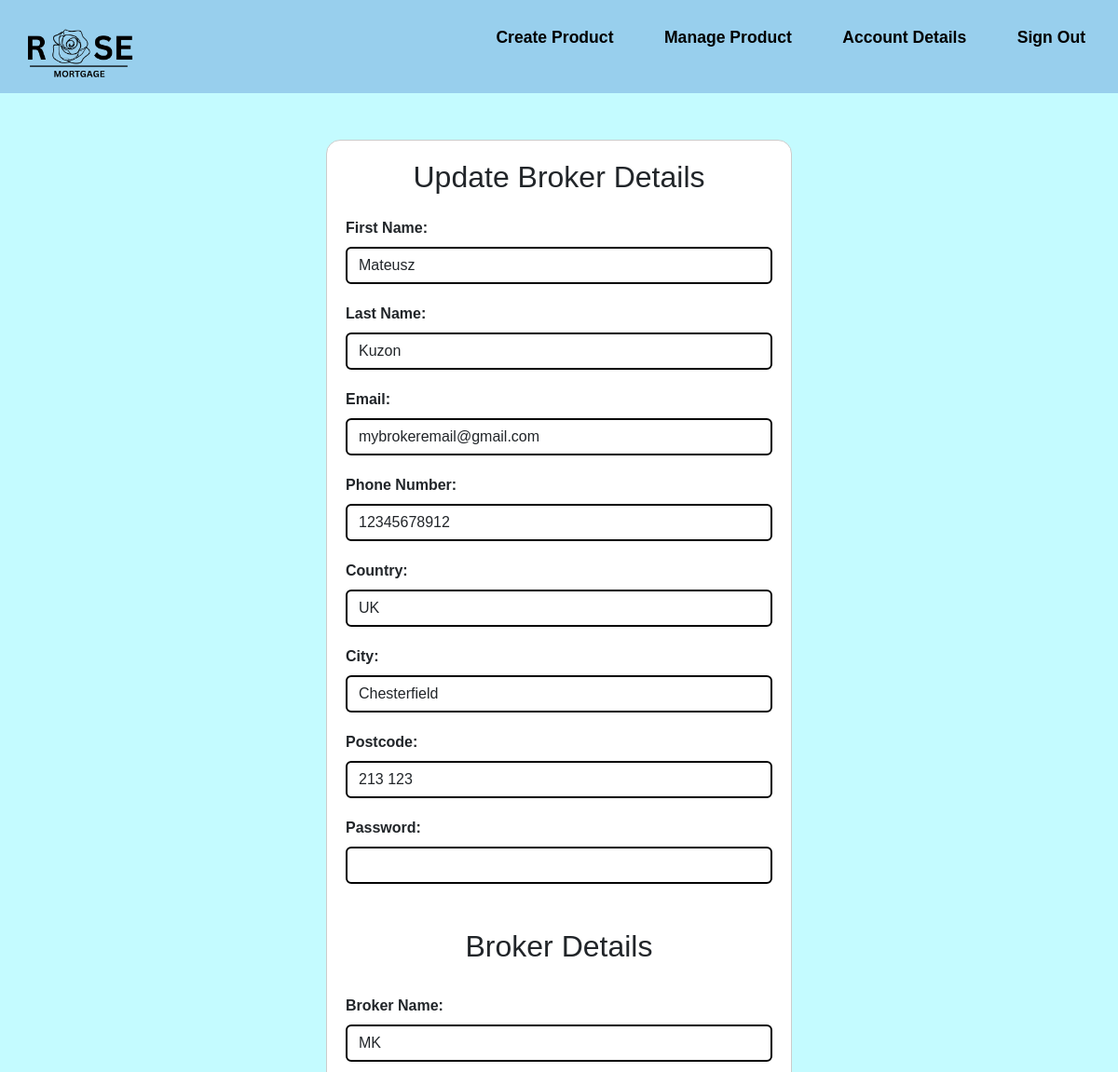
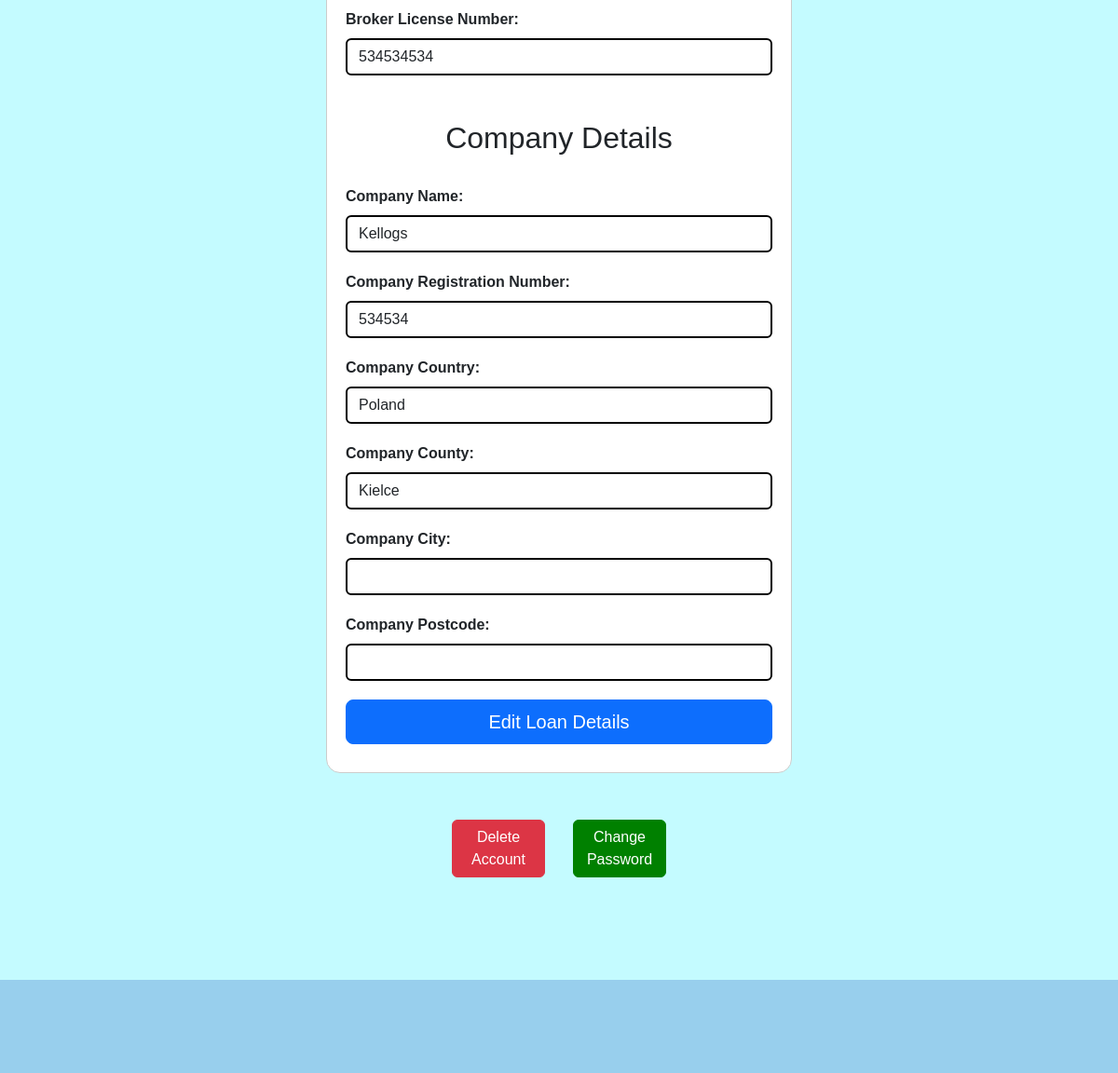
The app's page /broker-account-information.php (signed in) with its own data (2 pictures, top to bottom).
### tables this page shows
CREATE TABLE "Broker" (
	"Broker_ID"	INTEGER NOT NULL,
	"first_name"	TEXT NOT NULL,
	"last_name"	TEXT NOT NULL,
	"email"	TEXT NOT NULL,
	"phone_number"	INTEGER NOT NULL,
	"country"	TEXT NOT NULL,
	"city"	TEXT NOT NULL,
	"postcode"	TEXT NOT NULL,
	"password"	TEXT NOT NULL,
	"brokage_name"	TEXT NOT NULL,
	"broker_license_number"	INTEGER NOT NULL,
	"company_name"	TEXT NOT NULL,
	"company_registration_number"	INTEGER NOT NULL,
	"company_country"	TEXT NOT NULL,
	"company_county"	TEXT NOT NULL,
	"role"	INTEGER NOT NULL,
	"company_city"	TEXT,
	"company_postcode"	TEXT,
	PRIMARY KEY("Broker_ID" AUTOINCREMENT)
);

### broker-account-information.php (the view, shortened to what this page needs)
<?php
include 'connection.php';
$broker_id = $_SESSION['Broker_ID'];
$sql = "SELECT * FROM `Broker` WHERE Broker_ID = :broker_id";
$stmt = $db->prepare($sql);
$stmt->bindParam(':broker_id', $broker_id);
$stmt->execute();
$broker = $stmt->fetch(PDO::FETCH_ASSOC);
?>
<!DOCTYPE html>
<html lang="en">
<head>
    <link href="https://cdn.jsdelivr.net/npm/bootstrap@5.3.0-alpha1/dist/css/bootstrap.min.css" rel="stylesheet">
    <link href="style.css" rel="stylesheet"></link>
</head>
<body>
  <header class="flex-container">
    <a href="broker-manage-product.php"> <img src="Assets/logo.png" alt="Rose Mortgage"> </a>
    <div>
        <ul class="nav-links">
            <li><a href="Broker-product-creation.php">Create Product</a></li>
            <li><a href="broker-manage-product.php">Manage Product</a></li>
            <li><a href="broker-account-information.php">Account Details</a></li>
            <li><a href="home.php">Sign Out</a></li>
        </ul>
    </div>
</header>
    <main>
        <div class="reg">
            <h2 class="mb-4">Update Broker Details</h2>
            <form action="<?php echo $_SERVER['PHP_SELF']; ?>" method="post">
                <div class="form-group">
                    <label for="first_name" class="form-label">First Name:</label>
                    <input type="text" class="form-control" id="first_name" name="first_name" value="<?php echo $broker['first_name']; ?>" required>
                </div>
                <div class="form-group">
                    <label for="last_name" class="form-label">Last Name:</label>
                    <input type="text" class="form-control" id="last_name" name="last_name" value="<?php echo $broker['last_name']; ?>" required>
                </div>
                <div class="form-group">
                    <label for="email" class="form-label">Email:</label>
                    <input type="email" class="form-control" id="email" name="email" value="<?php echo $broker['email']; ?>" required>
                </div>
                <div class="form-group">
                    <label for="phone_number" class="form-label">Phone Number:</label>
                    <input type="tel" class="form-control" id="phone_number" name="phone_number" value="<?php echo $broker['phone_number']; ?>" required>
                </div>
                <div class="form-group">
                    <label for="country" class="form-label">Country:</label>
                    <input type="text" class="form-control" id="country" name="country" value="<?php echo $broker['country']; ?>" required>
                </div>
                <div class="form-group">
                    <label for="city" class="form-label">City:</label>
                    <input type="text" class="form-control" id="city" name="city" value="<?php echo $broker['city']; ?>" required>
                </div>
                <div class="form-group">
                    <label for="postcode" class="form-label">Postcode:</label>
                    <input type="text" class="form-control" id="postcode" name="postcode" value="<?php echo $broker['postcode']; ?>" required>
                </div>
                <div class="form-group">
                    <label for="password" class="form-label">Password:</label>
                    <input type="password" class="form-control" id="password" name="password">
                </div>
                <h2 class="mt-5">Broker Details</h2><br>
                <div class="form-group">
                    <label for="brokage_name" class="form-label">Broker Name:</label>
                    <input type="text" class="form-control" id="brokage_name" name="brokage_name" value="<?php echo $broker['brokage_name']; ?>" required>
                </div>
                <div class="form-group">
                    <label for="broker_license_number" class="form-label">Broker License Number:</label>
                    <input type="text" class="form-control" id="broker_license_number" name="broker_license_number" value="<?php echo $broker['broker_license_number']; ?>">
                </div>
                <h2 class="mt-5">Company Details</h2><br>
                <div class="form-group">
                    <label for="company_name" class="form-label">Company Name:</label>
                    <input type="text" class="form-control" id="company_name" name="company_name" value="<?php echo $broker['company_name']; ?>" required>
                </div>
                <div class="form-group">
                    <label for="company_registration_number" class="form-label">Company Registration Number:</label>
                    <input type="text" class="form-control" id="company_registration_number" name="company_registration_number" value="<?php echo $broker['company_registration_number']; ?>">
                </div>
                <div class="form-group">
                    <label for="company_country" class="form-label">Company Country:</label>
                    <input type="text" class="form-control" id="company_country" name="company_country" value="<?php echo $broker['company_country']; ?>" required>
                </div>
                <div class="form-group">
                    <label for="company_county" class="form-label">Company County:</label>
                    <input type="text" class="form-control" id="company_county" name="company_county" value="<?php echo $broker['company_county']; ?>">
                </div>
                <div class="form-group">
                    <label for="company_city" class="form-label">Company City:</label>
                    <input type="text" class="form-control" id="company_city" name="company_city" value="<?php echo $broker['company_city']; ?>" required>
                </div>
                <div class="form-group">
                    <label for="company_postcode" class="form-label">Company Postcode:</label>
                    <input type="text" class="form-control" id="company_postcode" name="company_postcode" value="<?php echo $broker['company_postcode']; ?>" required>
                </div>
                <button type="button" id="editbrkBtn" class="btn btn-primary btn-lg btn-block" style="width: 100%;">Edit Loan Details</button>
            </form>
        </div>
    </main>
<div class="delete">
  <div> <button class="btn btn-delete-broker" id="delete-brokerBtn">Delete Account</button></div>
  <div><button class="btn btn-changePassword-user" onclick="passwordSubmitBtnClick()" id="changePassword-userBtn">Change Password</button></div>
</div>
    <footer>
    </footer>
</body>
</html>

### style.css (style rules this page uses)
* { margin: 0; padding: 0; text-decoration: none; font-family: Arial, Helvetica, sans-serif; box-sizing: border-box; list-style: none; }
a { color: #000; text-decoration: none; }
main { margin-top: 50px; margin-bottom: 50px; }
header { background-color: #98CFED; padding: 10px; color: black; height: 100px; width: 100%; top: 0; display: flex; justify-content: flex-start; align-items: center; z-index: 1000; }
.nav-links li { display: inline-block; position: relative; margin: 0 25px; }
.nav-links li a { font-weight: bold; font-size: 1.1rem; text-decoration: none; color: black; }
.nav-links li::after { content: ''; width: 0%; height: 2px; background: #000; display: block; margin: auto; position: absolute; top: 100%; left: 50%; transform: translate(-50%); transition: 0.7s; }
header img { width: 150px; height: auto; }
body { background-color: #c4fbff; display: flex; flex-direction: column; min-height: 100vh; }
input[type="number"], button { width: 100%; padding: 10px; margin-bottom: 10px; border-radius: 3px; border: 1px solid #ccc; }
button { background-color: #007BFF; color: #fff; cursor: pointer; }
ul { flex: 1; margin-bottom: 20px; }
ul li { list-style-type: disc; }
.reg { background-color: white; width: 500px; margin: auto; padding: 20px; border: 1px solid #ccc; border-radius: 15px; }
.form-group { margin-bottom: 20px; }
.form-control { border: 2px solid black; }
.flex-container { display: flex; flex-direction: row; justify-content:space-between; }
h2 { text-align: center; }
label { display: block; font-weight: bold; }
.delete { display: flex; justify-content:center; gap: 30px; }
.btn-delete-broker { background-color: #dc3545; border-color: #dc3545; color: #fff; width: 100px; }
.btn-changePassword-user { background-color: green; border-color: green; color: #fff; width: 100px; }
footer { background-color: #98CFED; padding: 10px; color: black; height: 100px; width: 100%; bottom: 0; z-index: 1000; margin-top: 100px; }

### records on screen
broker: first_name "Mateusz", last_name "Kuzon", email "mybrokeremail@gmail.com", phone_number "12345678912", country "UK", city "Chesterfield", postcode "213 123", brokage_name "MK", broker_license_number "534534534", company_name "Kellogs", company_registration_number "534534", company_country "Poland", company_county "Kielce"
